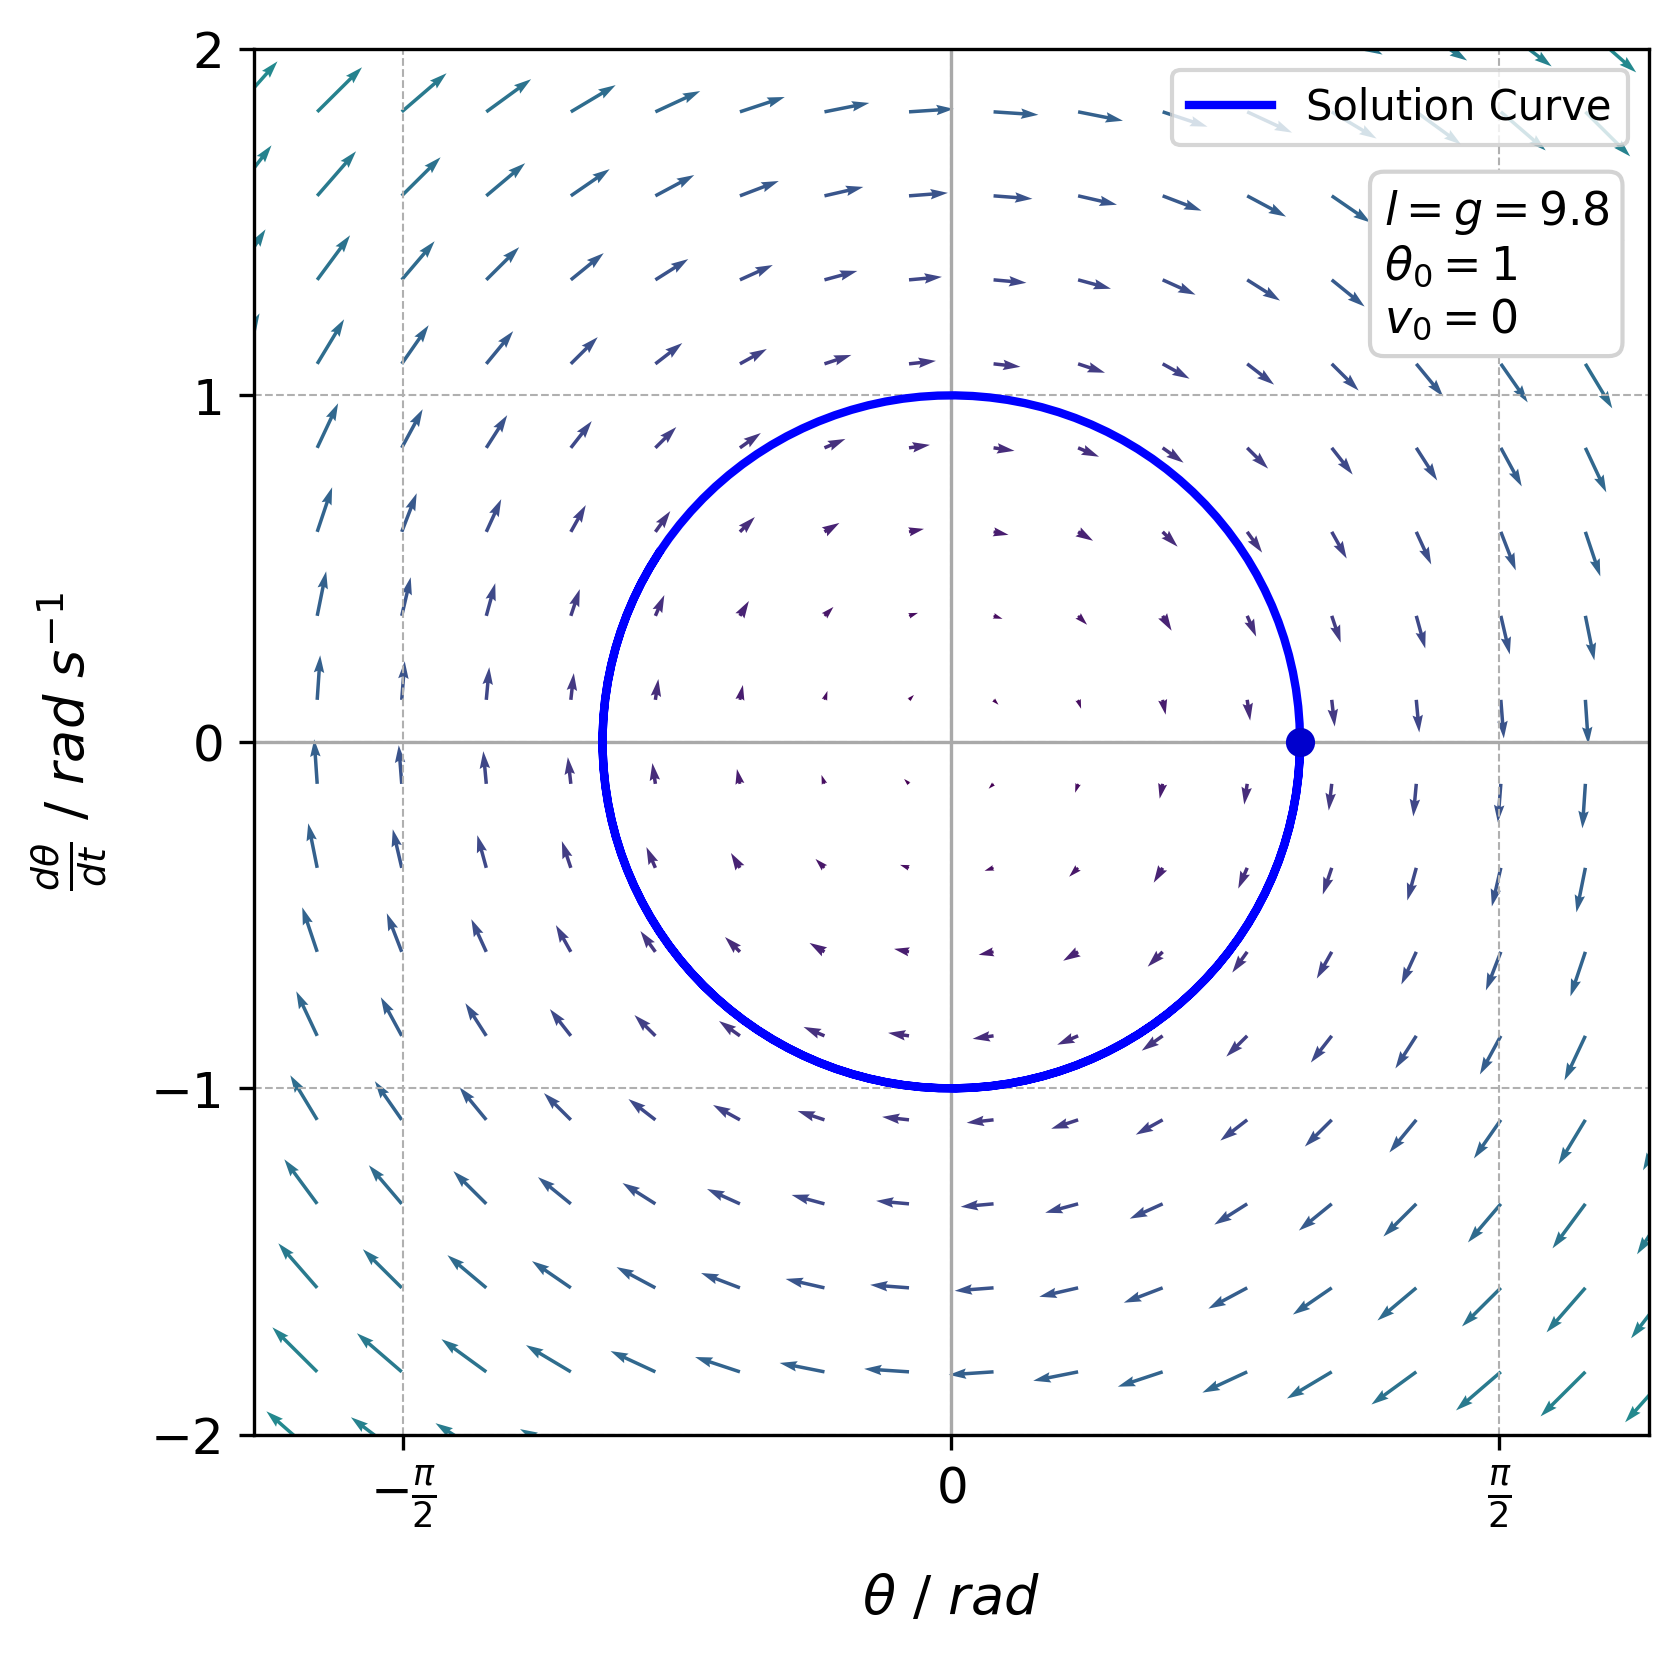

The script that saved this image:
import numpy as np
import matplotlib.pyplot as plt
from scipy.integrate import odeint

# Defining Differential Equations
def model(Y, t):
    x, y = Y
    dxdt = y
    dydt = -x
    return [dxdt, dydt]

# Creating a Meshgrid for the Vector Field
x, y = np.meshgrid(np.linspace(-4, 4, 34), np.linspace(-4, 4, 34))

# Calculating the Vector Field
u = y
v = -x

# Calculating the distance from the center
lengths = np.sqrt(x**2 + y**2)
max_length = np.max(lengths)
arrow_length = np.clip(lengths / max_length, 0.05, 1)
arrow_length *= 0.4 

# Normalising Vectors and scale by arrow_length
norm = np.sqrt(u**2 + v**2)
norm[norm == 0] = 1
u = (u / norm) * arrow_length
v = (v / norm) * arrow_length

# Setting the Figure Size
fig, ax = plt.subplots(figsize=(6, 6))

# Axes Lines
plt.axhline(0, color='darkgrey', linewidth=0.8)  
plt.axvline(0, color='darkgrey', linewidth=0.8)  

# Creating a Color Map Based on Position
colors = plt.cm.viridis((lengths - lengths.min()) / (lengths.max() - lengths.min()))
colors = colors.reshape(-1, 4) 

# Initial conditions for the solution curve
Y0 = [1,0]
t = np.linspace(0, 10, 200)  

# Integrating the System of Equations
sol = odeint(model, Y0, t)

# Plotting the Solution Curve
plt.plot(sol[:, 0], sol[:, 1], color='blue', linewidth=2, label='Solution Curve')

dot_index = 0  
plt.scatter(sol[dot_index, 0], sol[dot_index, 1], color='mediumblue', zorder=5)  

# Plotting the Vector Field
plt.quiver(x, y, u, v, color=colors, angles='xy', scale_units='xy', scale=1, width=0.0025)

g = 9.8 # Pendulum Parameters

# Text Box to Display the Parameters
textstr = '\n'.join((
    r'$l=g=%.1f$' % (g, ),
    r'$\theta_0=1$',
    r'$v_0=0$'))

props = dict(boxstyle='round', facecolor='white', alpha=1, edgecolor='lightgrey')

ax.text(0.81, 0.9, textstr, transform=ax.transAxes, fontsize=11,
        verticalalignment='top', bbox=props)

# Adding Labels and Title
plt.xlabel(r'$\theta\text{ / } rad$', fontsize=13, labelpad=10)
plt.ylabel(r'$\frac{d\theta}{dt} \text{ / } rad \text{ } s^{-1}$', fontsize=13, labelpad=10)
plt.legend(fontsize=10)
plt.xlim(-2, 2)
plt.ylim(-2, 2)

# Customizing the Plot
plt.xticks([-np.pi/2, 0, np.pi/2],
           [r'$-\frac{\pi}{2}$', r'$0$', r'$\frac{\pi}{2}$'], fontsize=12)
plt.yticks(np.arange(-2, 3, 1), fontsize=12)
plt.grid(True, which='both', linestyle='--', linewidth=0.5)  

plt.savefig("UndampedApprox.png", dpi=300, bbox_inches='tight')

plt.show() # Showing the plot